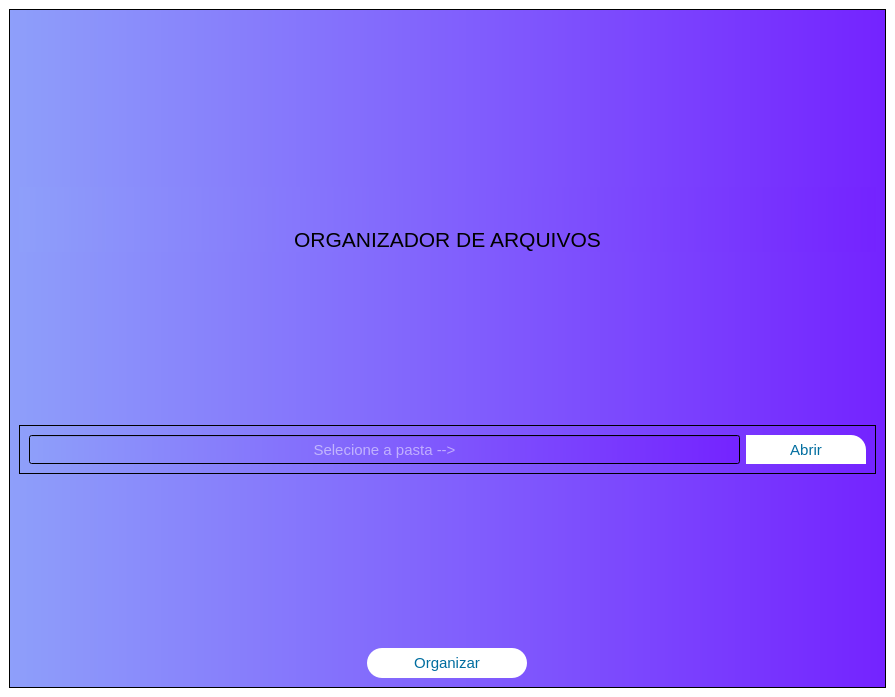
<?xml version="1.0" encoding="UTF-8"?>
<ui version="4.0">
 <class>MainWindow</class>
 <widget class="QMainWindow" name="MainWindow">
  <property name="geometry">
   <rect>
    <x>0</x>
    <y>0</y>
    <width>895</width>
    <height>697</height>
   </rect>
  </property>
  <property name="windowTitle">
   <string>MainWindow</string>
  </property>
  <property name="styleSheet">
   <string notr="true">background-color: rgb(255, 255, 255);</string>
  </property>
  <widget class="QWidget" name="centralwidget">
   <layout class="QVBoxLayout" name="verticalLayout_2">
    <item>
     <widget class="QFrame" name="frame">
      <property name="styleSheet">
       <string notr="true">background-color: qlineargradient(spread:reflect, x1:0, y1:0, x2:1, y2:0, stop:0 rgba(142, 159, 250, 255), stop:1 rgba(116, 35, 255, 255));</string>
      </property>
      <property name="frameShape">
       <enum>QFrame::StyledPanel</enum>
      </property>
      <property name="frameShadow">
       <enum>QFrame::Raised</enum>
      </property>
      <layout class="QVBoxLayout" name="verticalLayout">
       <item>
        <spacer name="verticalSpacer_2">
         <property name="orientation">
          <enum>Qt::Vertical</enum>
         </property>
         <property name="sizeHint" stdset="0">
          <size>
           <width>20</width>
           <height>40</height>
          </size>
         </property>
        </spacer>
       </item>
       <item>
        <widget class="QLabel" name="lbl_title">
         <property name="text">
          <string>&lt;html&gt;&lt;head/&gt;&lt;body&gt;&lt;p align=&quot;center&quot;&gt;&lt;br/&gt;&lt;/p&gt;&lt;p align=&quot;center&quot;&gt;&lt;img src=&quot;:/icons/pngegg.png&quot;/&gt;&lt;/p&gt;&lt;p align=&quot;center&quot;&gt;&lt;span style=&quot; font-size:16pt;&quot;&gt;ORGANIZADOR DE ARQUIVOS&lt;/span&gt;&lt;/p&gt;&lt;/body&gt;&lt;/html&gt;</string>
         </property>
        </widget>
       </item>
       <item>
        <spacer name="verticalSpacer_3">
         <property name="orientation">
          <enum>Qt::Vertical</enum>
         </property>
         <property name="sizeHint" stdset="0">
          <size>
           <width>20</width>
           <height>40</height>
          </size>
         </property>
        </spacer>
       </item>
       <item>
        <widget class="QFrame" name="frame_2">
         <property name="frameShape">
          <enum>QFrame::StyledPanel</enum>
         </property>
         <property name="frameShadow">
          <enum>QFrame::Raised</enum>
         </property>
         <layout class="QHBoxLayout" name="horizontalLayout">
          <item>
           <widget class="QLineEdit" name="txt_path">
            <property name="minimumSize">
             <size>
              <width>0</width>
              <height>29</height>
             </size>
            </property>
            <property name="font">
             <font>
              <pointsize>11</pointsize>
             </font>
            </property>
            <property name="styleSheet">
             <string notr="true">color: rgb(255, 255, 255);</string>
            </property>
            <property name="alignment">
             <set>Qt::AlignCenter</set>
            </property>
            <property name="placeholderText">
             <string>Selecione a pasta --&gt;</string>
            </property>
           </widget>
          </item>
          <item>
           <widget class="QPushButton" name="btn_open">
            <property name="enabled">
             <bool>true</bool>
            </property>
            <property name="minimumSize">
             <size>
              <width>120</width>
              <height>29</height>
             </size>
            </property>
            <property name="font">
             <font>
              <pointsize>11</pointsize>
             </font>
            </property>
            <property name="cursor">
             <cursorShape>PointingHandCursor</cursorShape>
            </property>
            <property name="styleSheet">
             <string notr="true">QPushButton{
	background-color:rgb(255, 255, 255);
	border-top-right-radius:15px;
	color:rgb(0,109,159);
}

QPushButton:hover{
	color: #fff;
	background-color: rgb(0, 157, 235)
	
}</string>
            </property>
            <property name="text">
             <string>Abrir</string>
            </property>
           </widget>
          </item>
         </layout>
        </widget>
       </item>
       <item>
        <spacer name="verticalSpacer">
         <property name="orientation">
          <enum>Qt::Vertical</enum>
         </property>
         <property name="sizeHint" stdset="0">
          <size>
           <width>20</width>
           <height>40</height>
          </size>
         </property>
        </spacer>
       </item>
       <item alignment="Qt::AlignHCenter">
        <widget class="QPushButton" name="btn_organize">
         <property name="minimumSize">
          <size>
           <width>160</width>
           <height>30</height>
          </size>
         </property>
         <property name="font">
          <font>
           <pointsize>11</pointsize>
          </font>
         </property>
         <property name="cursor">
          <cursorShape>PointingHandCursor</cursorShape>
         </property>
         <property name="styleSheet">
          <string notr="true">QPushButton{
	background-color:rgb(255, 255, 255);
	border-radius:15px;
	color:rgb(0,109,159);
}

QPushButton:hover{
	color: #fff;
	background-color: rgb(0, 157, 235)
	
}</string>
         </property>
         <property name="text">
          <string>Organizar</string>
         </property>
        </widget>
       </item>
      </layout>
     </widget>
    </item>
   </layout>
  </widget>
 </widget>
 <resources>
  <include location="icons.qrc"/>
 </resources>
 <connections/>
</ui>
